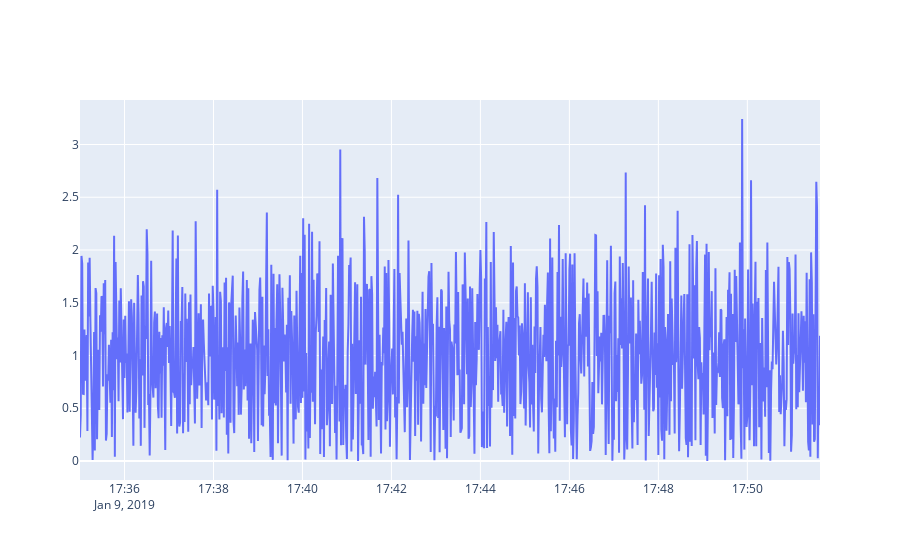

The code cell stored with this chart in its notebook:
### Code cell
plot_timeseries(smooth_stream, user_id=USER_ID)

### Figure 1 — Plotly figure (JSON) as saved in the notebook; plotly's stock layout.template omitted (floating-point values rounded to 4 significant figures; data arrays with more than 128 entries replaced by an {"elided": "..."} marker saying what was removed)
{"data": [{"name": "some_vals", "type": "scatter", "x": {"elided": "999 str values"}, "y": {"elided": "999 float values"}}], "layout": {"autosize": true, "xaxis": {"autorange": true, "range": ["2019-01-09 17:35", "2019-01-09 17:51:38"], "type": "date"}, "yaxis": {"autorange": true, "range": [-0.1797, 3.422], "type": "linear"}}}
